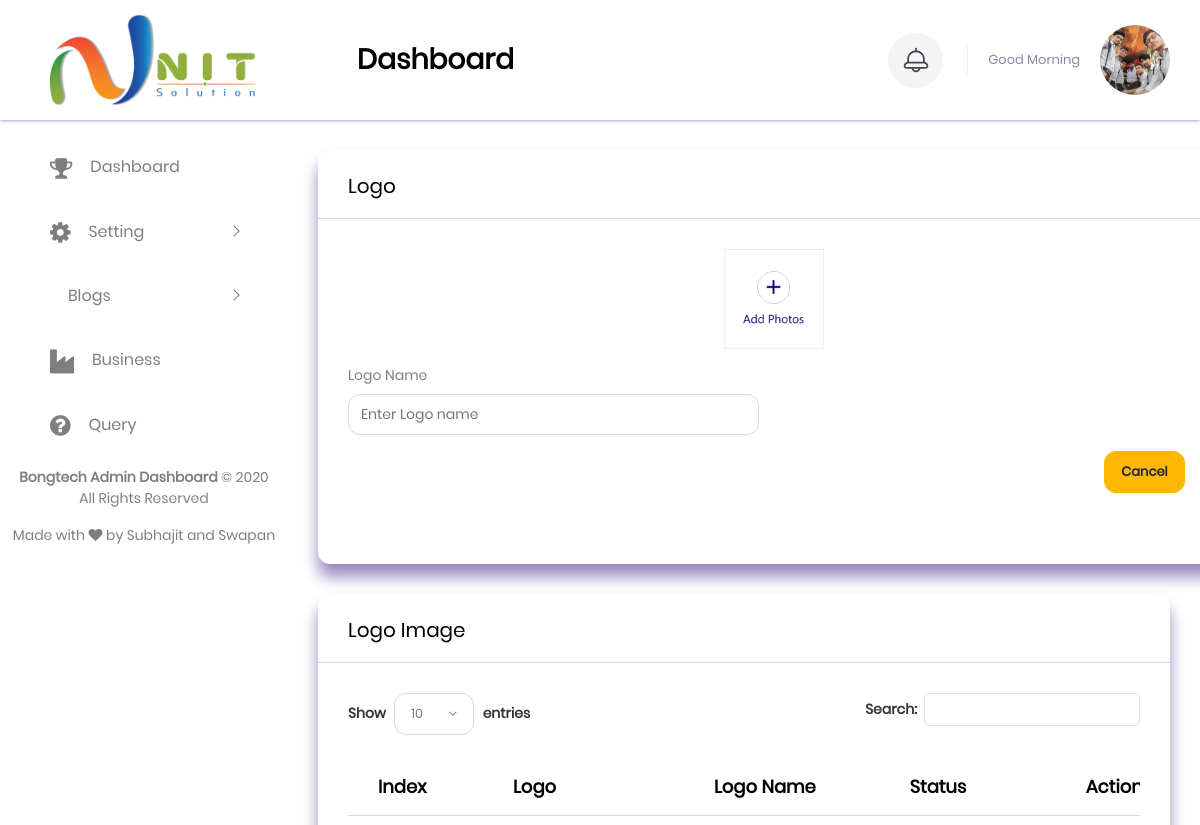
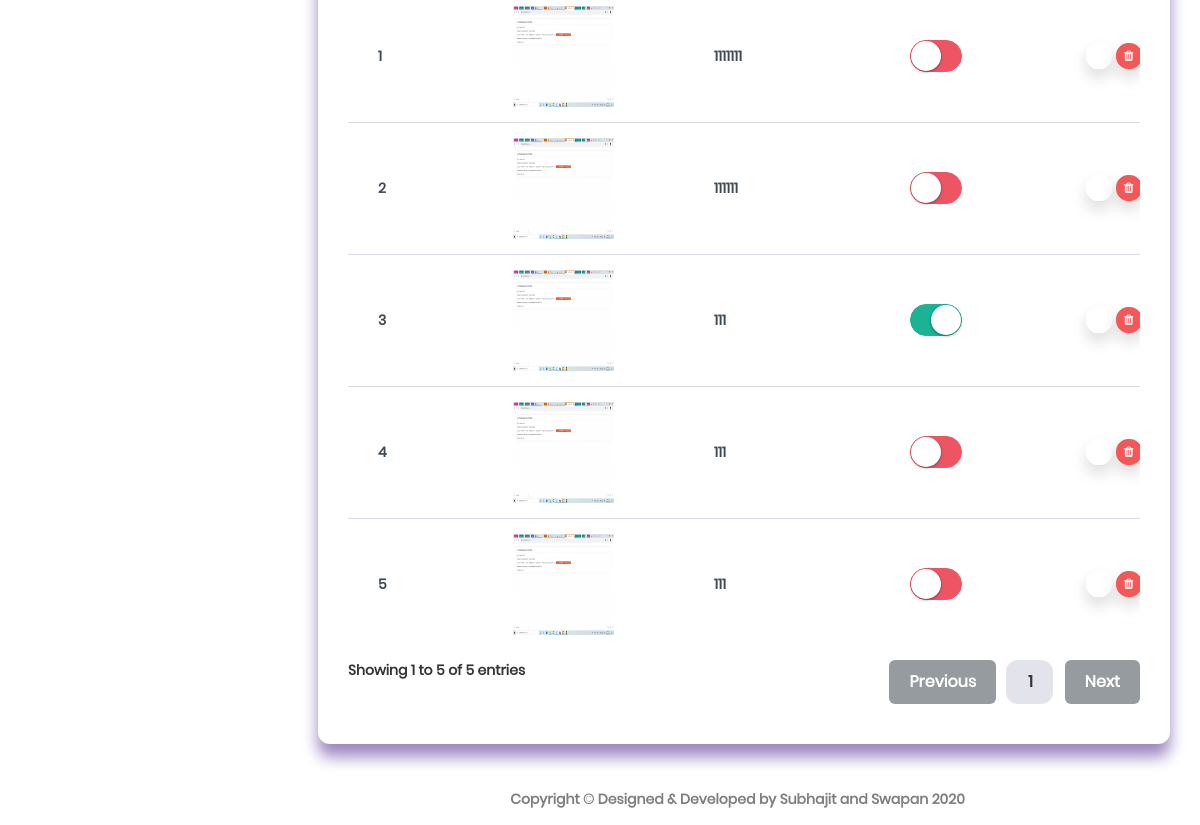
/admin/logo, run on an earlier commit of the app's database (2 pictures, top to bottom).
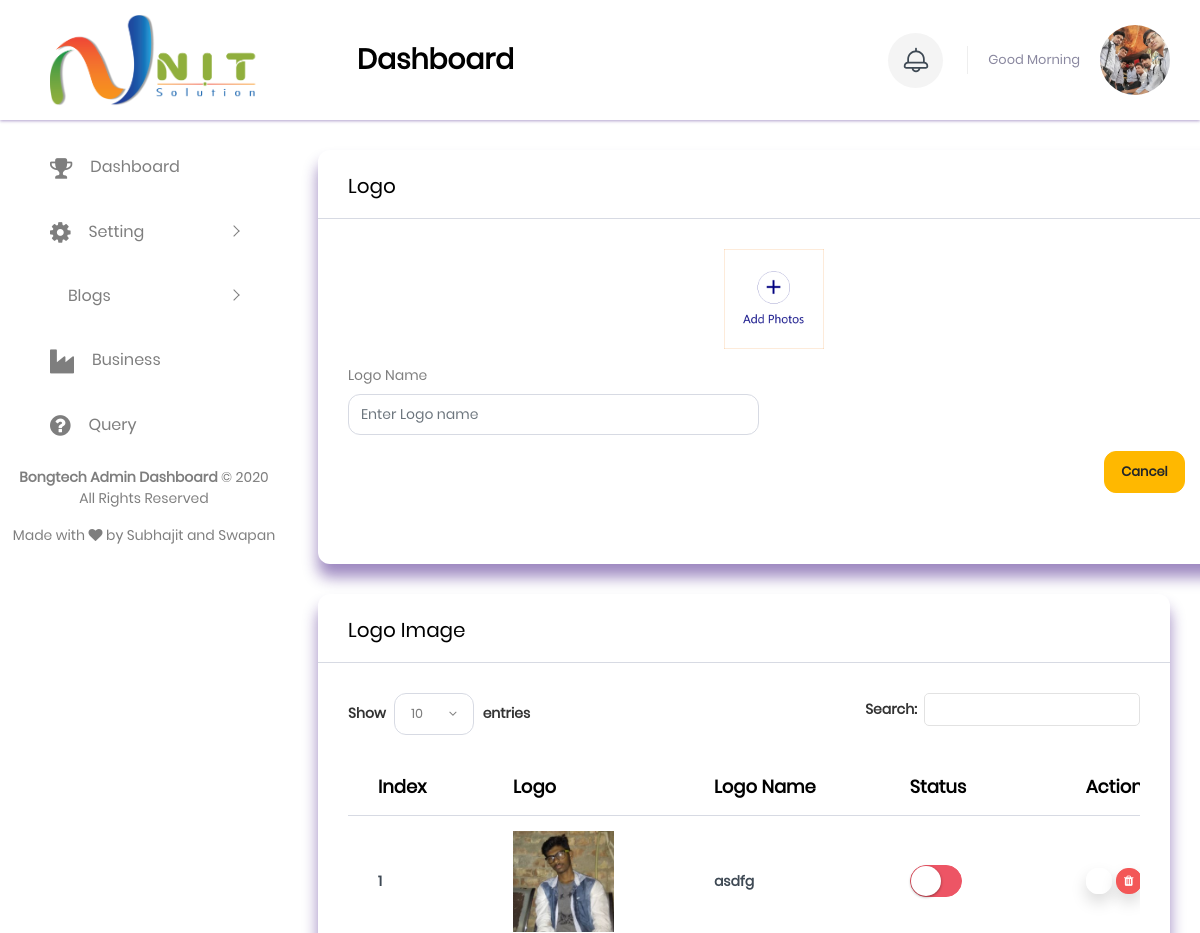
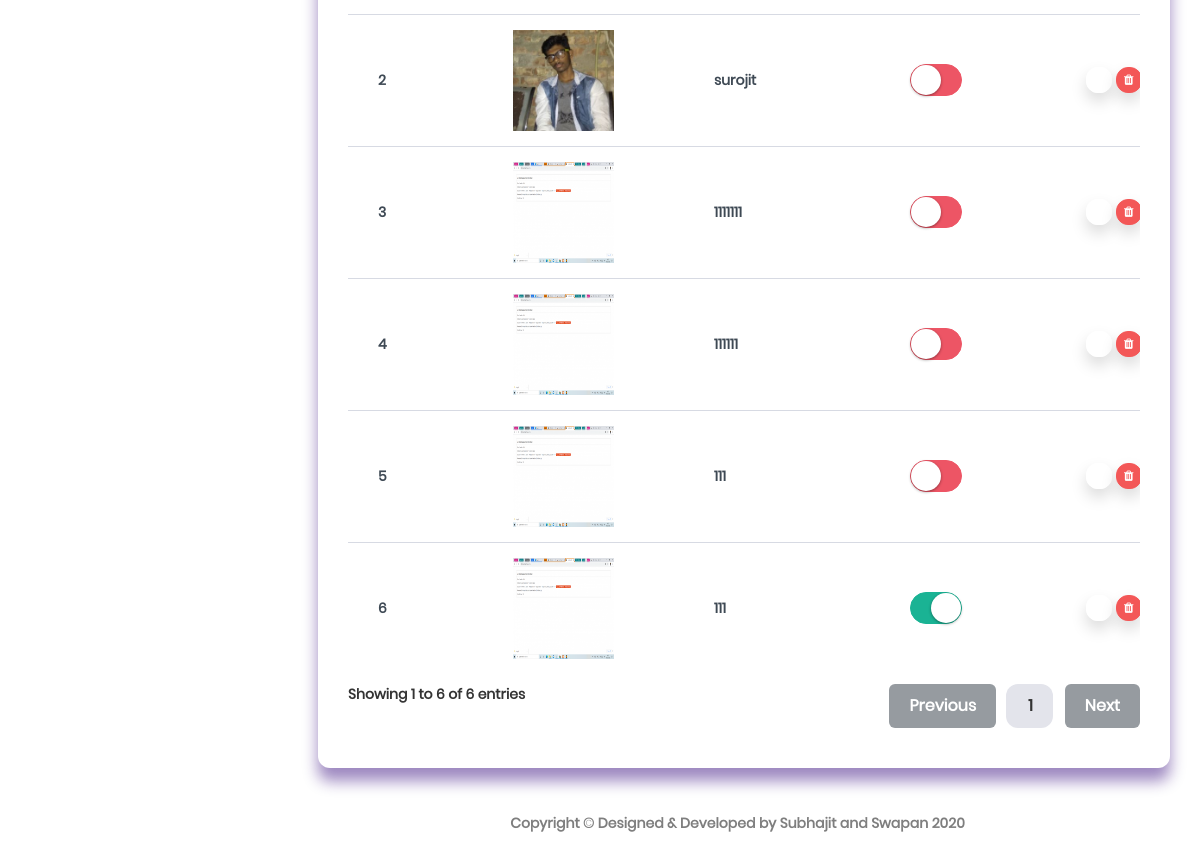
And on a later commit of the database (2 pictures, top to bottom).
### tables this page shows
CREATE TABLE `tbl_logo` (
  `id` int(11) NOT NULL,
  `uniqcode` varchar(30) NOT NULL,
  `image` text NOT NULL,
  `name` text NOT NULL,
  `status` enum('Inactive','Active','Delete') NOT NULL,
  `create_date` datetime NOT NULL,
  `update_date` datetime NOT NULL
);

### application/views/admin/layout/default.php (called while the page is built)
<?php $this->load->view('admin/component/header'); ?>
<?php $this->load->view('admin/component/sidebar'); ?>
<?php $this->load->view('admin/'.$subview);?>
<?php $this->load->view('admin/component/footer'); ?>

### application/controllers/admin/setting/LogoController.php (called while the page is built, shortened)
<?php
class LogoController extends CI_Controller
{
	function __construct()
	{
		 $this->load->helper(array('string'));
		$this->load->model('CommonModel');
	}
	public function index()
	{
		$this->data['page_title'] = 'TekNex | Logo';
		$this->data['logo_data'] = $this->CommonModel->RetriveRecordByWhereOrderby('tbl_logo',['status<>' => 'Delete'],'id' ,'desc');
		$this->data['subview'] = 'setting/logo/logo';
		$this->load->view('admin/layout/default', $this->data);
	}
}

### index.php (called while the page is built, shortened)
<?php
require_once BASEPATH.'core/CodeIgniter.php';

### application/models/CommonModel.php (called while the page is built, shortened)
<?php
class CommonModel extends CI_Model
{
    public function RetriveRecordByWhereOrderby($table,$where_clause,$orderbyfld,$orderby)
    {
        $this->db->select('*');
        $this->db->from($table);
        if(!empty($where_clause))
        $this->db->where($where_clause);
        $this->db->order_by($orderbyfld, $orderby);
        $data = $this->db->get()->result();
        return $data;
    }
}
?>

### application/views/admin/setting/logo/logo.php (the view, shortened to what this page needs)
<div class="content-body">
    <div class="container-fluid">
        <div class="row">
            <div id="edit_data">
                <div class="col-lg-12">
                    <div class="card">
                        <div class="card-header">
                            <h4 class="card-title">Logo</h4>
                        </div>
                        <div class="card-body">
                            <div class="basic-form">
                                <form  action="<?=base_url()?>logo_add" id="logo" method="post" enctype="multipart/form-data">
                                <div class="row">
                                    <div class="col-lg-12 text-center">
                                        <div class="form-group">
                                           <img src="<?=base_url()?>webroot/admin/logo/Add-Photo-Button.png" id="upload_logo" onclick="get_upload_logo()" class="add_img_button">
                                        </div>
                                    </div>
                                    <div class="col-lg-6">
                                        <div class="form-group">
                                            <label>Logo Name</label>
                                            <input type="text" name="logo_name" id="logo_name" class="form-control validate[required]" data-errormessage-value-missing="Logo name is required" data-prompt-position="bottomLeft" placeholder="Enter Logo name" maxlength="200">
                                        </div>
                                    </div>
                                </div>
                                <div class="col-sm-12">
                                    <button class="btn btn-warning btn-primary pull-right m-t-n-xs grediant-btn" type="reset"><strong>Cancel</strong></button>
                                    <button type="submit" class="btn btn-primary" style="margin-left: 756px;" onclick="checkfile()"><strong>Save<strong></button>
                                </div>
                            </form>
                        </div>
                    </div>
                </div>
            </div>
        </div>
    </div>
        <div class="row">
            <div class="col-lg-12">
                <div class="card">
                    <div class="card-header">
                        <h4 class="card-title">Logo Image</h4>
                    </div>
                    <div class="card-body">
                        <div class="table-responsive">
                            <table id="example" class="display" style="min-width: 854px">
                                <thead>
                                    <tr>
                                       <th>Index</th>
                                       <th>Logo</th>
                                        <th>Logo Name</th>
                                       <th>Status</th>
                                       <th>Action</th>
                                    </tr>
                                </thead>
                                <tbody class="gradeX" id="edit">
                                    <?php
                                    foreach ($logo_data as $key => $value) {
                                    ?>
                                       <tr>
                                        <td><?=$key+1?></td>
                                        <td>
                                            <img class="tbli" src="<?=base_url('webroot/admin/images/logo/'.$value->image.'')?>" style="height: 101px;width: 101px;">
                                        </td>
                                        <td>
                                           <?=$value->name?>
                                        </td>
                                        <td>
                                            <input type="checkbox" class="js-switch" onchange="common_status_change(this.value)" id="status" value="<?=$value->uniqcode?>"  <?=$value->status == 'Active' ? 'checked' : ''?>/></td>
                                        <td>
                                            <div class="d-flex">
                                                <a href="javascript:void(0)" class="btn btn-primary shadow btn-xs sharp mr-1" onclick="edit_action('<?=$value->uniqcode?>')" id="get_action_val_<?=$value->uniqcode?>"> <i class="fa fa-pencil"></i></a>
                                                <a href="<?=base_url()?>admin/destroy/<?=$value->uniqcode?>" onclick="return confirm('Are you sure delete this logo?')" class="btn btn-danger shadow btn-xs sharp"><i class="fa fa-trash"></i></a>
                                            </div>
                                        </td>
                                    </tr>
                                <?php } ?>
                                                                </tbody>
                            </table>
                        </div>
                    </div>
                </div>
            </div>
        </div>
    </div>
</div>

### application/views/admin/component/header.php (shortened to what this page needs)
<!DOCTYPE html>
<html lang="en">
    <head>
<link rel="stylesheet" type="text/css" href="<?=base_url()?>webroot/admin/css/bootstrap-select.min.css"/>
<link rel="stylesheet" type="text/css" href="<?=base_url()?>webroot/admin/css/variable.scss"/>
 <link rel="stylesheet" type="text/css" href="<?=base_url()?>webroot/admin/css/font-awesome.css">
 <link rel="stylesheet" type="text/css" href="<?=base_url()?>webroot/admin/css/slick.css">
<link rel="stylesheet" type="text/css" href="<?=base_url()?>webroot/admin/css/slick-theme.css">  <link rel="stylesheet" type="text/css" href="<?=base_url()?>webroot/admin/css/dataTables.min.css"/>
<link rel="stylesheet" type="text/css" href="<?=base_url()?>webroot/admin/css/daterangepicker.css"/>
 <link rel="stylesheet" type="text/css" href="<?=base_url()?>webroot/admin/css/bootstrap-material-datetimepicker.css"/>
 <link rel="stylesheet" type="text/css" href="<?=base_url()?>webroot/admin/css/default-date.css"/>
<link rel="stylesheet" type="text/css" href="<?=base_url()?>webroot/admin/css/bootstrap-clockpicker.min.css"/>
 <link rel="stylesheet" type="text/css" href="<?=base_url()?>webroot/admin/css/asColorPicker.min.css"/>
 <link rel="stylesheet" type="text/css" href="<?=base_url()?>webroot/admin/css/select2.min.css"/>
<link rel="stylesheet" type="text/css" href="<?=base_url()?>webroot/admin/css/sweetalert.min.css"/>
<link rel="stylesheet" type="text/css" href="<?=base_url()?>webroot/admin/css/texteditor.css"/>
<link rel="stylesheet" type="text/css" href="<?=base_url()?>webroot/admin/css/toastr.min.css"/>
 <link rel="stylesheet" type="text/css" href="<?=base_url()?>webroot/admin/css/validationEngine.jquery.css"/>
<link rel="stylesheet" type="text/css" href="<?=base_url()?>webroot/admin/css/style.css"/>
<link rel="stylesheet" type="text/css" href="<?=base_url()?>webroot/admin/css/awesome-bootstrap-checkbox.css"/>
<link rel="stylesheet" type="text/css" href="<?=base_url()?>webroot/admin/css/switchery.css"/>
</head>
<body>
        <div id="main-wrapper">
            <div class="nav-header">
                <a href="index.html" class="brand-logo">
                    <img class="logo-abbr" src="<?=base_url()?>webroot/admin/images/logo.png" alt="" />
                </a>
                <div class="nav-control">
                    <div class="hamburger"><span class="line"></span><span class="line"></span><span class="line"></span></div>
                </div>
            </div>
            <div class="header">
                <div class="header-content">
                    <nav class="navbar navbar-expand">
                        <div class="collapse navbar-collapse justify-content-between">
                            <div class="header-left">
                                <div class="dashboard_bar">
                                    Dashboard
                                </div>
                            </div>
                            <ul class="navbar-nav header-right">
                                <li class="nav-item dropdown notification_dropdown">
                                    <a class="nav-link ai-icon" href="javascript:;" role="button" data-toggle="dropdown">
                                        <span class="badge text-white bg-primary">12</span>
                                    </a>
                                </li>
                                <li class="nav-item dropdown header-profile">
                                    <a class="nav-link" href="javascript:;" role="button" data-toggle="dropdown">
                                        <div class="header-info">
                                            <small>Good Morning</small>
                                        </div>
                                        <img src="<?=base_url()?>webroot/admin/images/user1.jpg" width="20" alt="" />
                                    </a>
                                </li>
                            </ul>
                        </div>
                    </nav>
                </div>
            </div>

### application/views/admin/component/sidebar.php (shortened to what this page needs)
<div class="deznav">
    <div class="deznav-scroll">
        <ul class="metismenu" id="menu">
            <li>
                <a href="<?=base_url('admin/dashboard')?>" class="ai-icon" aria-expanded="false">
                    <i class="fa fa-trophy" aria-hidden="true"></i>
                    <span class="nav-text">Dashboard</span>
                </a>
            </li>
             <li>
                <a class="has-arrow ai-icon" href="javascript:void()" aria-expanded="false">
                    <i class="fa fa-cog" aria-hidden="true"></i>
                    <span class="nav-text">Setting</span>
                </a>
            </li>
            <li>
                <a class="has-arrow ai-icon" href="javascript:void()" aria-expanded="false">
                    <span class="nav-text">Blogs</span>
                </a>
            </li>
            <li>
                <a href="business" class="ai-icon" aria-expanded="false">
                    <i class="fa fa-industry" aria-hidden="true"></i>
                    <span class="nav-text">Business</span>
                </a>
            </li>
             <li>
                <a href="query" class="ai-icon" aria-expanded="false">
                    <i class="fa fa-question-circle" aria-hidden="true"></i>
                    <span class="nav-text">Query</span>
                </a>
            </li>
        </ul>
        <div class="copyright">
            <p class="fs-14 font-w200"><strong class="font-w400">Bongtech Admin Dashboard</strong> © 2020 All Rights Reserved</p>
            <p>Made with <i class="fa fa-heart"></i> by Subhajit and Swapan</p>
        </div>
    </div>
</div>

### application/views/admin/component/footer.php (shortened to what this page needs)
            <div class="footer">
                <div class="copyright">
                    <p>Copyright © Designed &amp; Developed by <a href="javascript:void(0)" target="_blank">Subhajit and Swapan</a> 2020</p>
                </div>
            </div>
        </div>
    </body>
</html>

What changed in the data, as far as the page shows it:
no longer on this page (row edited): tbl_logo: image (picture), name "111"
added tbl_logo: image (picture), name "asdfg"
added tbl_logo: image (picture), name "surojit"
Also different on the page:
text written by a page script: "Show 10 entries Search: Showing 1 to 5 of 5 entries Previous 1 Next" → "Show 10 entries Search: Showing 1 to 6 of 6 entries Previous 1 Next"
